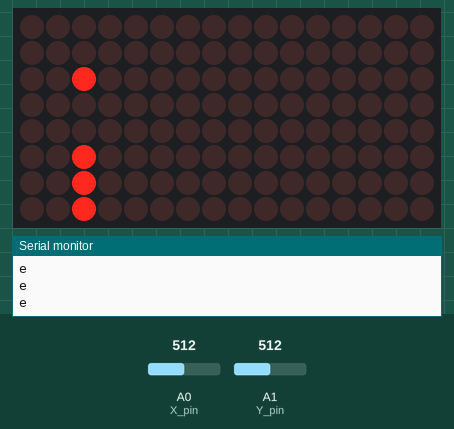
A sketch run on a simulated Arduino Uno, built with avr-gcc and run on an emulated ATmega328P. On the bench: 16×8 LED matrix, the last lines printed to the serial monitor. The inputs (shaded band) are chosen by the test bench; at power-on: A1 (Y_pin) = 512, A0 (X_pin) = 512. Random numbers use the default seed unless the sketch sets one.

Above: at 1.2 s.
1.3 s: A1 (Y_pin) set to 587
4.2 s: A1 (Y_pin) set to 616
At 4.42 s:
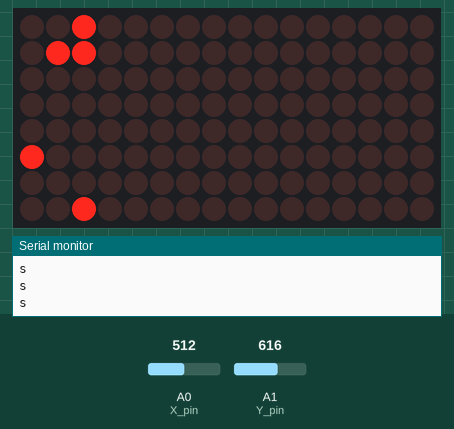
6.6 s: A0 (X_pin) set to 406
9.6 s: A0 (X_pin) set to 382
At 9.9 s:
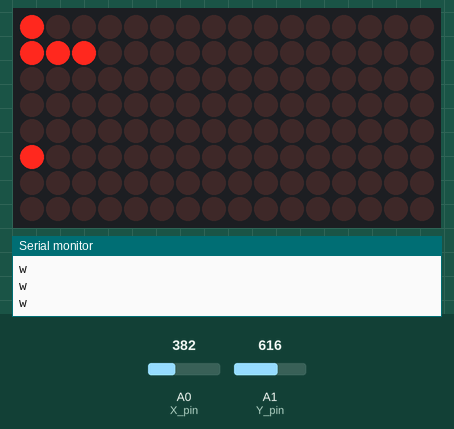
12.1 s: A0 (X_pin) set to 410
At 12.34 s:
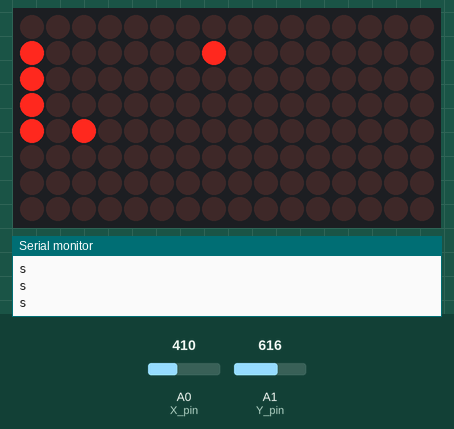
14.6 s: A0 (X_pin) set to 390
At 14.78 s:
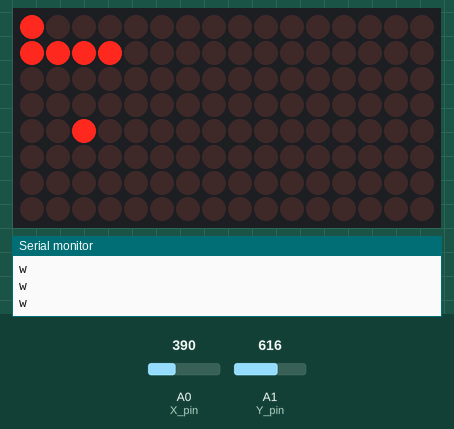
Timing chart, 0 to 17.6 s (numbered marks = the images above; inputs shaded):
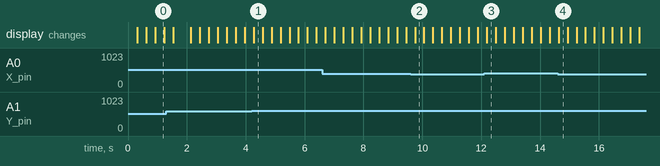

Measured:
- the behaviour switches between 600 and 601 on A1 (Y_pin) (found by bisection; images 0 and 1)
- the behaviour switches between 400 and 399 on A0 (X_pin) (found by bisection; images 1 and 2)

The sketch:

Snake.ino
```cpp
// (licence header left out)
#include "Arduino.h"
#include "LedControlMS.h"

int snakeX[64] = {3, 2, 1};
int snakeY[64] = {2, 2, 2};
int size = 2;
int dtime = 300;
char dir ='e';
char dirPre = 'e';
bool pray = false;
int prayX = 9;
int prayY = 9;

const int X_pin = 0; // analog pin connected to X output of joystick (VRx)
const int Y_pin = 1; // analog pin connected to Y output of joystick (VRy)

#define NBR_MTX 2
LedControl lc=LedControl(12,11,10, NBR_MTX);

String digits= "1234567890";
int digitCounter=0;
/* we always wait a bit between updates of the display */
unsigned long delaytime=300;

void setup()
{
	  Serial.begin (9600);
	  Serial.println("Setup");
	  digitCounter=0;
	  for (int i=0; i< NBR_MTX; i++){
	    lc.shutdown(i,false);
	  /* Set the brightness to a medium values */
	    lc.setIntensity(i,8);
	  /* and clear the display */
	    lc.clearDisplay(i);
	  }
}

void loop()
{

	joystick();
//	Serial.println("looooop");
	snake();
	joystick();
	hunt();
	joystick();
	display();
	joystick();
	delay(dtime);
}

void hunt(){
	if(!pray){
		long randP = random(0, 6);
		if (randP == 5){
			setPray();
			Serial.print("Pray: ");
			Serial.print(prayX);
			Serial.println(prayY);
		}

	}
}

void setPray(){
	bool freeSpot = false;
	while(!freeSpot){

		prayX = random(0, 8);
		prayY = random(0, 8);

		for(int i=0; i<=size; i++){
			if(snakeX[i] == prayX){
				if(snakeY[i] == prayY){
					freeSpot = false;
				} else {
					freeSpot = true;
				}
			} else {
				freeSpot = true;
			}
		}
	}
	pray = true;
}

void joystick(){


	int x= analogRead(X_pin);
	int y= analogRead(Y_pin);

	if(x < 400){
		dir= 'w';
	} else if(x>600) {
		dir= 'e';
	}  else if(y<400){
		dir= 'n';
	}  else if(y>600){
		dir= 's';
	}
	Serial.println(dir);
}

void snake() {
	int tailX = snakeX[size];
	int tailY = snakeY[size];

		for(int i=size; i>0; i--){
			snakeX[i] = snakeX[i-1];
			snakeY[i] = snakeY[i-1];
		}

		if(dir =='n'){
			if(dirPre != 's'){
				goNorth();
			} else {
				goSouth();
			}
		}

		if(dir == 's'){
			if(dirPre != 'n'){
				goSouth();
			} else {
				goNorth();
			}
		}

		if(dir == 'e'){
			if(dirPre != 'w'){
				goEast();
			} else {
				goWest();
			}
		}

		if(dir == 'w'){
			if(dirPre != 'e'){
				goWest();
			} else {
				goEast();
			}
		}

		if(pray){
			if(prayX == snakeX[0] && prayY == snakeY[0]){
				size++;
				snakeX[size] = tailX;
				snakeY[size] = tailY;
				pray = false;
			}

		}

		for(int i=1; i <=size; i++){
			if(snakeX[0] == snakeX[i] && snakeY[0] == snakeY[i]){
				Serial.println("game over");
				gameOver();
			}
			}


//		for(int i=0; i<=size; i++){
//			Serial.print(i);
//			Serial.print(": ");
//			Serial.print(snakeX[i]);
//			Serial.print(" / ");
//			Serial.println(snakeY[i]);
//		}

}

void goNorth(){
	if(snakeY[0] == 7){
		snakeY[0] = 0;
	} else {
		snakeY[0]++;
	}
	dirPre = 'n';
}

void goSouth(){
	if(snakeY[0] == 0){
		snakeY[0] = 7;
	} else {
		snakeY[0]--;
	}
	dirPre = 's';
}

void goEast(){
	if(snakeX[0] == 7){
		snakeX[0] = 0;;
	} else {
		snakeX[0]++;
	}
	dirPre = 'e';
}

void goWest(){
	if(snakeX[0] == 0){
		snakeX[0] = 7;
	} else {
		snakeX[0]--;
	}
	dirPre = 'w';
}

void display(){
	lc.clearAll();

	for(int i=0; i<= size; i++){
		lc.setLed(0,snakeX[i],snakeY[i],true);
	}
	if(pray){
		lc.setLed(0,prayX,prayY,true);
	}
}

void gameOver(){

	cyrcle3();
	lc.clearAll();
	lc.writeString(0,"game over");
	cyrcle3();
	cyrcle3neg();
	lc.clearAll();
	restart();
}

void restart(){
	snakeX[0] = 3;
	snakeY[0] = 2;
	snakeX[1] = 2;
	snakeY[1] = 2;
	snakeX[2] = 1;
	snakeY[2] = 2;
	size = 2;
	dir ='e';
	dirPre = 'e';
	bool pray = false;
}

void cyrcle3(){
	int dtime=20;

	for(int i=3; i>=0; i--){

		for(int y=6-i; y>i-1; y--){
			lc.setLed(0,i,y,true);
			delay(dtime);
		}

		for(int x=i+1; x<=7-i; x++){
			lc.setLed(0,x,i,true);
			delay(dtime);
		}
		for(int y=i+1; y<=7-i; y++){
			lc.setLed(0,7-i,y,true);
			delay(dtime);
		}
		for(int x=7-i; x>i-1; x--){
			lc.setLed(0,x,7-i,true);
			delay(dtime);
		}


	}
}

void cyrcle3neg(){
	int dtime=20;

	for(int i=3; i>=0; i--){

		for(int y=6-i; y>i-1; y--){
			lc.setLed(0,i,y,false);
			delay(dtime);
		}

		for(int x=i+1; x<=7-i; x++){
			lc.setLed(0,x,i,false);
			delay(dtime);
		}
		for(int y=i+1; y<=7-i; y++){
			lc.setLed(0,7-i,y,false);
			delay(dtime);
		}
		for(int x=7-i; x>i-1; x--){
			lc.setLed(0,x,7-i,false);
			delay(dtime);
		}


	}
}
```
